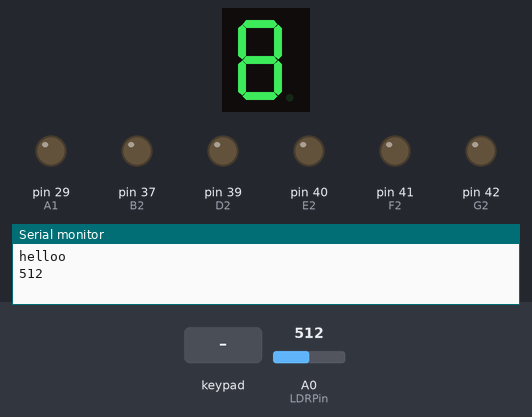
Bench run of a program on a simulated Arduino Mega 2560, built with avr-gcc and run on an emulated ATmega2560. Shown: 1-digit seven-segment display, output pins drawn as LEDs (lit = HIGH), the last lines printed to the serial monitor. Wiring (inferred from the names in the program): 1-digit 7-segment display, segments lit when LOW: segments pin 30, pin 31, pin 32, pin 33, pin 34, pin 35, pin 36. Dashed ring = blinking. Inputs (shaded band) come from the test bench; at power-on: A0 (LDRPin) = 512. The segment pins are drawn as the display they are named for; pins used as bus, display or sensor lines are not drawn.

Above: at 1.2 s.
1.3 s: keypad keys 2 5 2 6 2 7 2 8 # pressed 0.4 s apart
At 4.55 s:
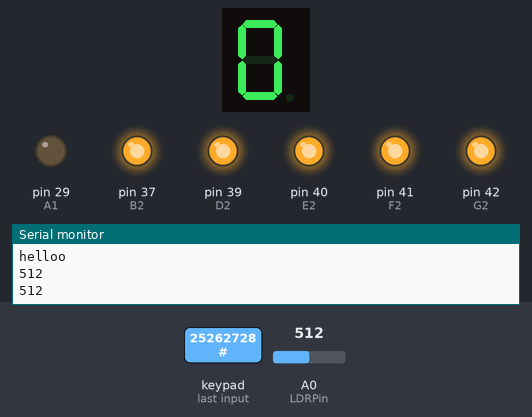
6.4 s: A0 (LDRPin) set to 489
At 6.4 s:
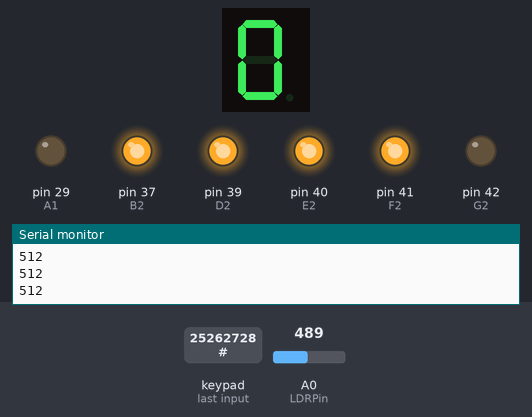
7.9 s: A0 (LDRPin) set to 510
At 8.45 s:
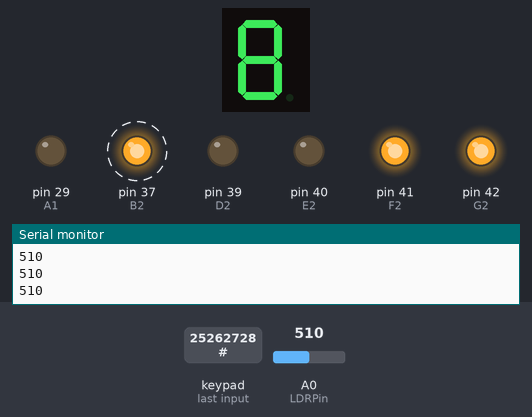
10.9 s: A0 (LDRPin) set to 490
At 10.9 s:
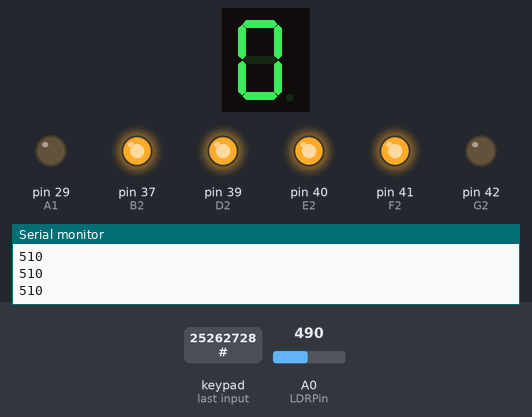
12.4 s: A0 (LDRPin) set to 511
At 13.05 s:
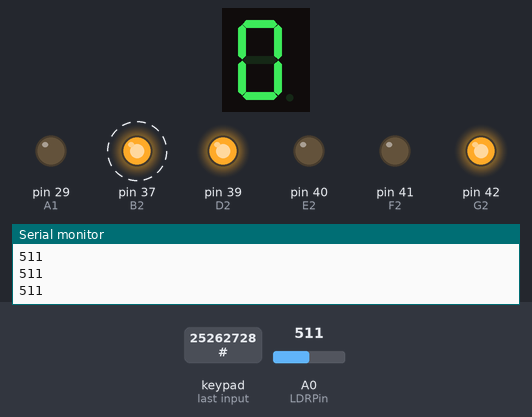
Timing chart, 0 to 16.4 s (numbered marks = the images above; inputs shaded):
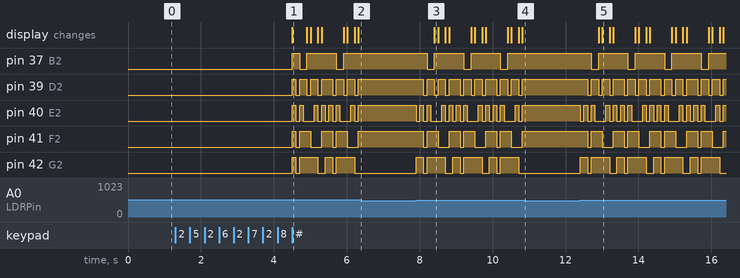

Measured:
- the behaviour switches between 500 and 499 on A0 (LDRPin) (found by bisection; images 1 and 2)
- after the input at 1.3 s, pin 37 (B2): goes HIGH 0.20 s, LOW 0.20 s, HIGH 0.80 s, LOW 0.20 s, then HIGH, starting after 3.2 s; pin 39 (D2): LOW → HIGH after 3.2 s, → LOW 0.10 s later, → HIGH 0.10 s later, → LOW 0.20 s later, … (13 changes in this stretch)
- after the input at 6.4 s, pin 37 (B2): stays HIGH (without the input it goes to LOW after 0.32 s); pin 39 (D2), pin 40 (E2), pin 41 (F2): stops changing and stays HIGH; pin 42 (G2): stops changing and stays LOW
- after the input at 7.9 s, pin 37 (B2): alternates HIGH for 0.80 s and LOW for 0.20 s, starting after 0.30 s; pin 39 (D2): HIGH → LOW after 0.20 s, then repeats every 1.0 s: 2 × (HIGH 0.20 s, LOW 0.10 s), HIGH 0.30 s, LOW 0.10 s
- after the input at 10.9 s, pin 37 (B2): stays HIGH (without the input it goes to LOW after 0.32 s); pin 39 (D2), pin 40 (E2), pin 41 (F2): stops changing and stays HIGH; pin 42 (G2): stops changing and stays LOW
- after the input at 12.4 s, pin 37 (B2): alternates HIGH for 0.80 s and LOW for 0.20 s, starting after 0.31 s; pin 39 (D2): HIGH → LOW after 0.21 s, then repeats every 1.0 s: 2 × (HIGH 0.20 s, LOW 0.10 s), HIGH 0.30 s, LOW 0.10 s

The program:

main.cpp
```cpp
#include <Keypad.h>
#include <Arduino.h>
#define A1 29
#define B1 30
#define C1 31
#define D1 32
#define E1 33
#define F1 34
#define G1 35
#define A2 36
#define B2 37
#define C2 38
#define D2 39
#define E2 40
#define F2 41
#define G2 42

// Pins for A B C D E F G, in sequence
const int segs1[7] = {A1, B1, C1, D1, E1, F1, G1};
const int segs2[7] = {A2, B2, C2, D2, E2, F2, G2};
int counter_num = 0;
// Segments that make each number
const byte numbers[10] = {0b0111111, 0b0000110, 0b1011011, 0b1001111, 0b1100110, 0b1101101,
                          0b1111101, 0b0000111, 0b1111111, 0b1101111};
const byte ROWS = 4; // four rows
const byte COLS = 3; // three columns
char keys[ROWS][COLS] = {
    {'1', '2', '3'},
    {'4', '5', '6'},
    {'7', '8', '9'},
    {'#', '0', '*'}};
byte rowPins[ROWS] = {25, 26, 27, 28}; // connect to the row pinouts of the keypad
byte colPins[COLS] = {22, 23, 24};     // connect to the column pinouts of the keypad

Keypad key_pad = Keypad(makeKeymap(keys), rowPins, colPins, ROWS, COLS);

const int LDRPin = A0; // Initialize PIN A0 LDR PIN
void timer_setup()
{
  pinMode(A1, OUTPUT);
  pinMode(B1, OUTPUT);
  pinMode(C1, OUTPUT);
  pinMode(D1, OUTPUT);
  pinMode(E1, OUTPUT);
  pinMode(F1, OUTPUT);
  pinMode(G1, OUTPUT);
  pinMode(A2, OUTPUT);
  pinMode(B2, OUTPUT);
  pinMode(C2, OUTPUT);
  pinMode(D2, OUTPUT);
  pinMode(E2, OUTPUT);
  pinMode(F2, OUTPUT);
  pinMode(G2, OUTPUT);
  pinMode(LDRPin, INPUT);
}

bool lightTreshold()
{
  int ldrStatus = analogRead(LDRPin); // read LDR lignt intensity as analog value
                                      // Control LED based on LDR light intensity
  return (ldrStatus >= 500);
}

void lightSegments1(byte number)
{
  for (int i = 0; i < 7; i++)
  {
    int bit = bitRead(number, i);
    digitalWrite(segs1[i], bit);
  }
}

void lightSegments2(byte number)
{
  for (int i = 0; i < 7; i++)
  {
    int bit = bitRead(number, i);
    digitalWrite(segs2[i], bit);
  }
}
void counter(int num)
{
  while (num >= 0)
  {
    Serial.println(analogRead(LDRPin));
    if (lightTreshold())
    {
      int digit1 = int(num / 10);
      int digit2 = num - 10 * digit1;
      lightSegments1(byte(numbers[digit1]));
      lightSegments2(byte(numbers[digit2]));
      delay(100);
      num--;
    }
  }
}

void setup()
{
  // put your setup code here, to run once:
  Serial.begin(9600);
  Serial.println("helloo");
  timer_setup();
  Serial.println(analogRead(LDRPin));
}

void loop()
{

  char key = key_pad.getKey();
  if (key != NO_KEY)
  {
    if (key != '*' && key != '#')
    {
      counter_num = counter_num * 10 + int(key) - 48;
    }
    else
    {
      counter(counter_num);
      counter_num = 0;
    }
  }
}
```
